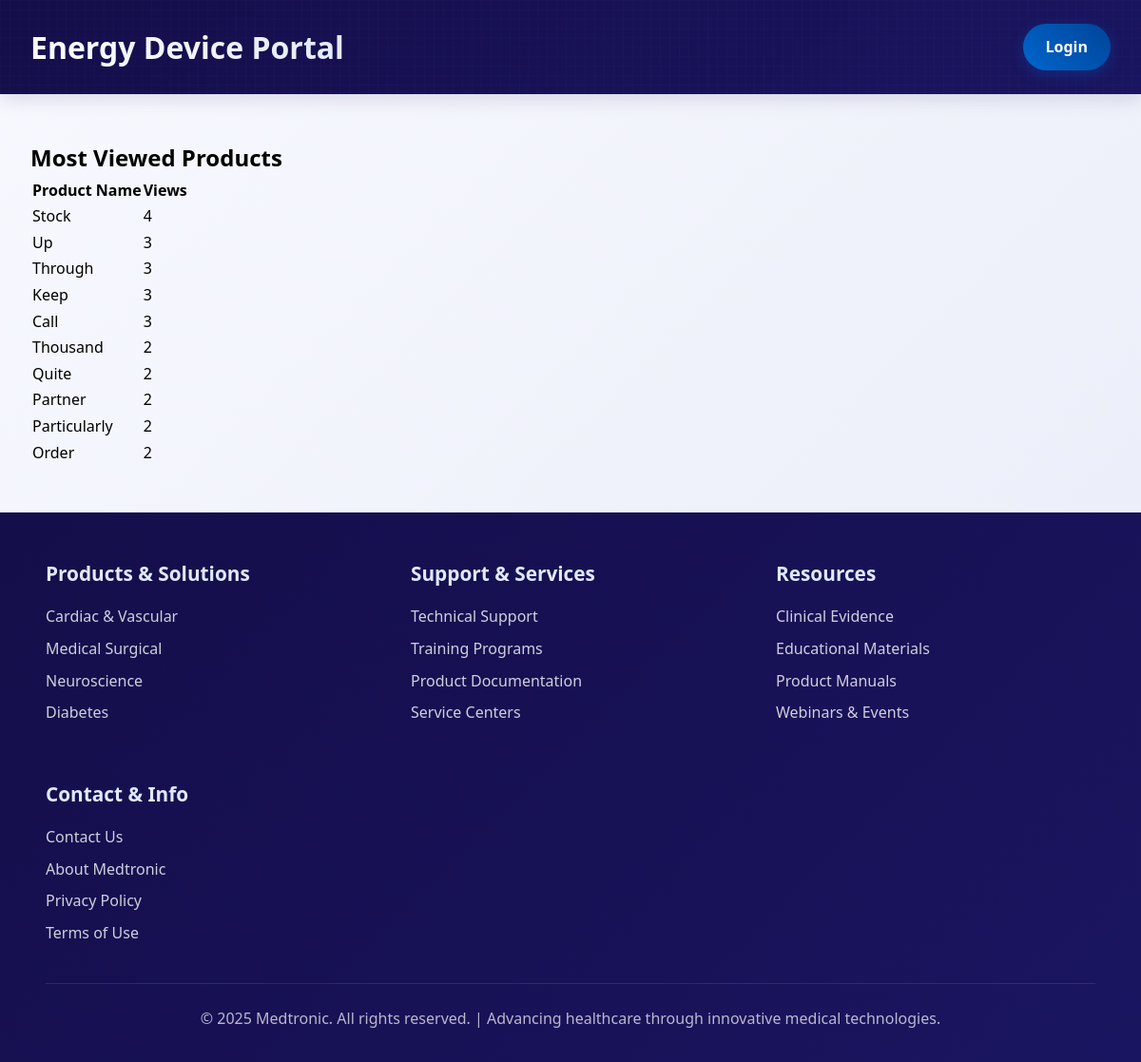
Screenshot of /analytics/most-viewed/ with the database file from the repository.
### products/models.py (models this page shows, shortened)
class Product(models.Model):
    product_type = models.ForeignKey(ProductType, on_delete=models.CASCADE, related_name="products")
    name = models.CharField(max_length=255)
    description = models.TextField(blank=True, null=True)
    image = models.ImageField(upload_to='product_images/', blank=True, null=True)
    attachment = models.FileField(
        upload_to='product_files/attachments/',
        blank=True,
        null=True,
        validators=[FileExtensionValidator(allowed_extensions=['pdf', 'doc', 'docx', 'jpg', 'jpeg', 'png', 'webp'])],
        help_text="Upload PDF, Word, or Image file"
    )
    video = models.FileField(
        upload_to='product_files/videos/',
        blank=True,
        null=True,
        validators=[FileExtensionValidator(allowed_extensions=['mp4', 'mov', 'avi', 'mkv'])],
        help_text="Upload video file (e.g., .mp4, .mov)"
    )
    created_at = models.DateTimeField(auto_now_add=True)
    updated_at = models.DateTimeField(auto_now=True)

### analytics/views.py (the view)
# urls.py: path('most-viewed/', views.most_viewed_products, name='most_viewed_products'),
def most_viewed_products(request):
    data = (
        SearchProduct.objects
        .values('product__name')
        .annotate(view_count=Count('id'))
        .order_by('-view_count')[:10]
    )
    return render(request, 'analytics/most_viewed_products.html', {'products': data})

### analytics/templates/analytics/most_viewed_products.html
{% extends 'admin.html' %}
{% block content %}
<h2 class="text-xl font-bold mb-4">Most Viewed Products</h2>
<table class="table-auto w-full border">
    <thead>
        <tr>
            <th class="border px-4 py-2">Product Name</th>
            <th class="border px-4 py-2">Views</th>
        </tr>
    </thead>
    <tbody>
        {% for item in products %}
        <tr>
            <td class="border px-4 py-2">{{ item.product__name }}</td>
            <td class="border px-4 py-2">{{ item.view_count }}</td>
        </tr>
        {% endfor %}
    </tbody>
</table>
{% endblock %}

### rows the page displays
Product: product__name "Stock", view_count "4"
Product: product__name "Through", view_count "3"
Product: product__name "Keep", view_count "3"
Product: product__name "Thousand", view_count "2"
Product: product__name "Quite", view_count "2"
Product: product__name "Partner", view_count "2"
Product: product__name "Particularly", view_count "2"
Product: product__name "Order", view_count "2"

### other values shown
{{ item.product__name }} "Up" "Call"
{{ item.view_count }} "3" "3"
